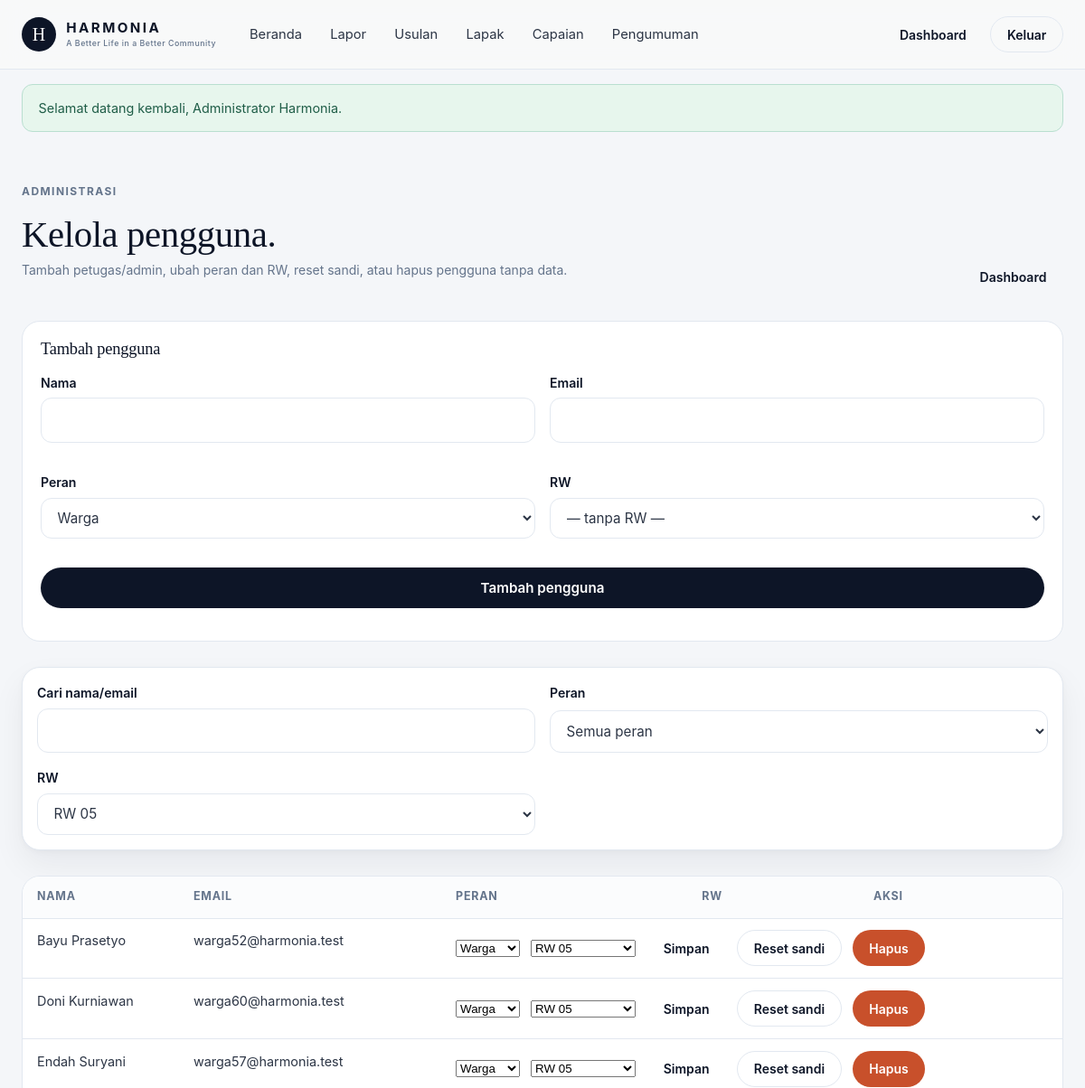
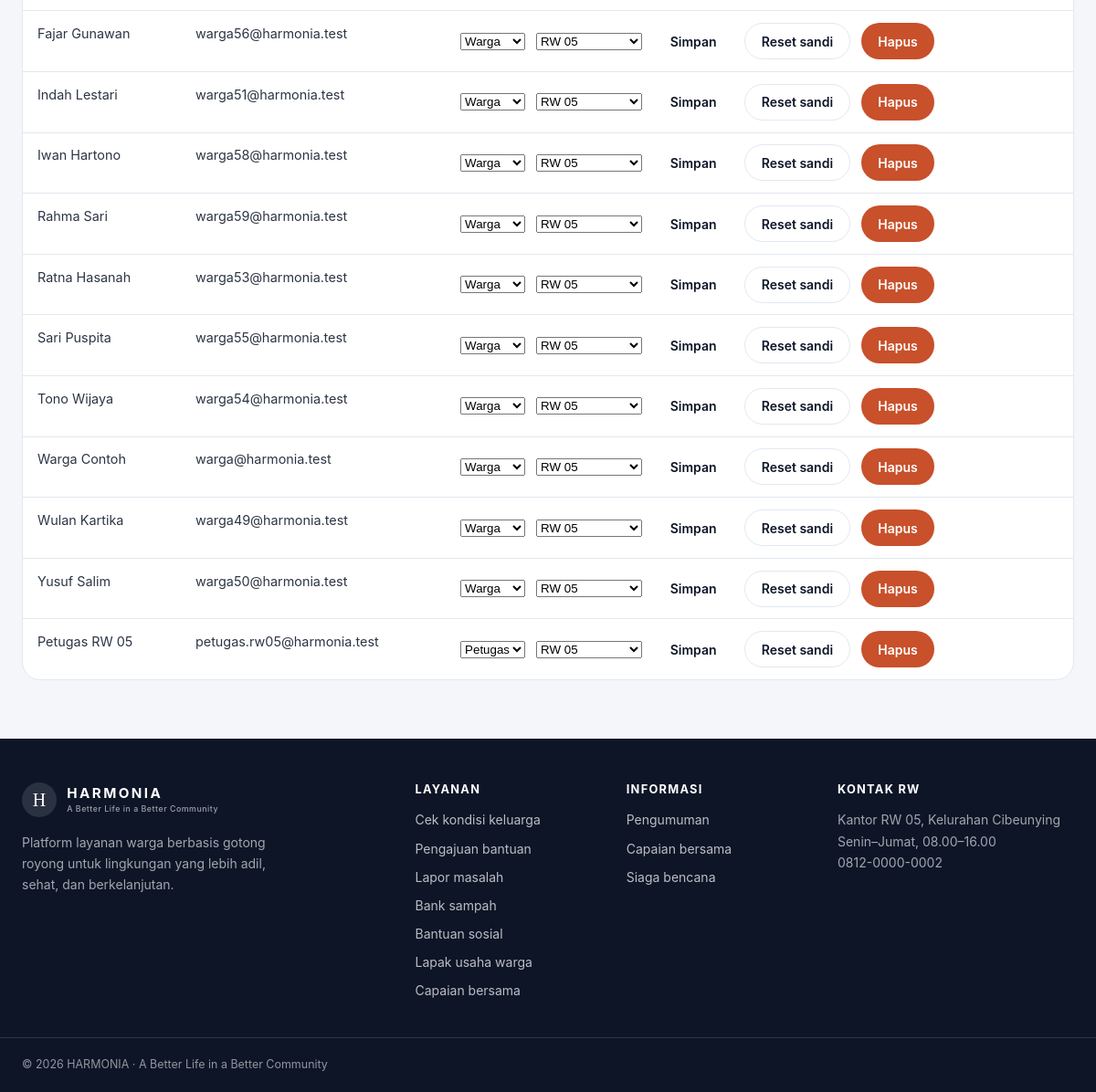
The app's page /admin/pengguna.php?rw=5 (signed in) with its own data (2 pictures, top to bottom).
### tables this page shows
CREATE TABLE users (
  id INT AUTO_INCREMENT PRIMARY KEY,
  nama VARCHAR(80) NOT NULL,
  email VARCHAR(100) NOT NULL UNIQUE,
  password_hash VARCHAR(255) NOT NULL,
  role ENUM('warga','petugas','admin') NOT NULL DEFAULT 'warga',
  rw_id INT NULL,
  no_hp VARCHAR(20) NULL,
  foto VARCHAR(120) NULL,
  created_at DATETIME DEFAULT CURRENT_TIMESTAMP,
  FOREIGN KEY (rw_id) REFERENCES rw(id) ON DELETE SET NULL
);

CREATE TABLE rw (
  id INT AUTO_INCREMENT PRIMARY KEY,
  nama VARCHAR(30) NOT NULL,
  kelurahan VARCHAR(60) NOT NULL,
  created_at DATETIME DEFAULT CURRENT_TIMESTAMP
);

### includes/helpers.php (called while the page is built, shortened)
<?php
function e($v): string
{
    return htmlspecialchars((string)$v, ENT_QUOTES, 'UTF-8');
}
function old(string $key, string $default = ''): string
{
    return e($_POST[$key] ?? $default);
}

### admin/pengguna.php (the view, shortened to what this page needs)
<?php
require_once __DIR__ . '/../config/auth.php';
$errors = [];
$rwList = $pdo->query('SELECT id, nama FROM rw ORDER BY nama')->fetchAll();
$roleList = ['warga', 'petugas', 'admin'];
$q = trim((string)($_GET['q'] ?? ''));
$fRw = (int)($_GET['rw'] ?? 0);
$sql = 'SELECT us.*, rw.nama AS rw FROM users us LEFT JOIN rw ON rw.id = us.rw_id';
$where = [];
$params = [];
if ($fRw) {
    $where[] = 'us.rw_id = ?';
    $params[] = $fRw;
}
if ($where) {
    $sql .= ' WHERE ' . implode(' AND ', $where);
}
$sql .= ' ORDER BY us.role, us.nama LIMIT 200';
$st = $pdo->prepare($sql);
$st->execute($params);
$data = $st->fetchAll();
?>
<?php include ROOT_DIR . '/includes/header.php'; ?>
<section class="dash">
    <div class="container">
        <div class="dash__head">
            <div>
                <p class="eyebrow">Administrasi</p>
                <h1>Kelola pengguna.</h1>
                <p class="small">Tambah petugas/admin, ubah peran dan RW, reset sandi, atau hapus pengguna tanpa data.</p>
            </div>
            <a class="btn btn--ghost btn--sm" href="<?= BASE ?>/dashboard/admin.php">Dashboard</a>
        </div>
        <div class="panel">
            <h3>Tambah pengguna</h3>
            <form method="post" class="form-grid" data-busy>
                <div class="field <?= isset($errors['nama']) ? 'field--error' : '' ?>">
                    <label for="nama">Nama</label>
                    <input id="nama" name="nama" required minlength="3" maxlength="80" value="<?= old('nama') ?>">
                </div>
                <div class="field <?= isset($errors['email']) ? 'field--error' : '' ?>">
                    <label for="email">Email</label>
                    <input id="email" name="email" type="email" required maxlength="100" value="<?= old('email') ?>">
                </div>
                <div class="field <?= isset($errors['role']) ? 'field--error' : '' ?>">
                    <label for="role">Peran</label>
                    <select id="role" name="role" required>
                        <?php foreach ($roleList as $r) : ?>
                            <option value="<?= $r ?>" <?= ($_POST['role'] ?? '') === $r ? 'selected' : '' ?>><?= ucfirst($r) ?></option>
                        <?php endforeach; ?>
                    </select>
                </div>
                <div class="field <?= isset($errors['rw_id']) ? 'field--error' : '' ?>">
                    <label for="rw_id">RW</label>
                    <select id="rw_id" name="rw_id">
                        <option value="">— tanpa RW —</option>
                    </select>
                </div>
                <div class="field field--full">
                    <button class="btn btn--primary" type="submit">Tambah pengguna</button>
                </div>
            </form>
        </div>
        <form method="get" class="form-card mt-3" style="padding:1rem">
            <div class="form-grid">
                <div class="field" style="margin-bottom:0">
                    <label for="q">Cari nama/email</label>
                    <input id="q" name="q" value="<?= e($q) ?>">
                </div>
                <div class="field" style="margin-bottom:0">
                    <label for="fr">Peran</label>
                    <select id="fr" name="role" onchange="this.form.submit()">
                        <option value="">Semua peran</option>
                    </select>
                </div>
                <div class="field" style="margin-bottom:0">
                    <label for="frw">RW</label>
                    <select id="frw" name="rw" onchange="this.form.submit()">
                        <?php foreach ($rwList as $r) : ?>
                            <option value="<?= (int)$r['id'] ?>" <?= $fRw === (int)$r['id'] ? 'selected' : '' ?>><?= e($r['nama']) ?></option>
                        <?php endforeach; ?>
                    </select>
                </div>
            </div>
        </form>
        <div class="table-wrap mt-3">
            <table class="data">
                <thead><tr><th>Nama</th><th>Email</th><th>Peran</th><th>RW</th><th>Aksi</th></tr></thead>
                <tbody>
                <?php foreach ($data as $us) : ?>
                    <tr>
                        <td><?= e($us['nama']) ?><?= (int)$us['id'] === (int)$u['id'] ? ' <span class="chip chip--accent">Anda</span>' : '' ?></td>
                        <td><?= e($us['email']) ?></td>
                        <td colspan="3">
                            <form method="post" class="form-actions" style="margin:0;flex-wrap:wrap">
                                <select name="role" aria-label="Peran <?= e($us['nama']) ?>">
                                    <?php foreach ($roleList as $r) : ?>
                                        <option value="<?= $r ?>" <?= $us['role'] === $r ? 'selected' : '' ?>><?= ucfirst($r) ?></option>
                                    <?php endforeach; ?>
                                </select>
                                <select name="rw_id" aria-label="RW <?= e($us['nama']) ?>">
                                    <?php foreach ($rwList as $r) : ?>
                                        <option value="<?= (int)$r['id'] ?>" <?= (int)$us['rw_id'] === (int)$r['id'] ? 'selected' : '' ?>><?= e($r['nama']) ?></option>
                                    <?php endforeach; ?>
                                </select>
                                <button class="btn btn--ghost btn--sm" type="submit">Simpan</button>
                                <button class="btn btn--outline btn--sm" type="submit" name="aksi" value="reset" formnovalidate>Reset sandi</button>
                                <button class="btn btn--danger btn--sm" type="submit" name="aksi" value="hapus" formnovalidate
                                        onclick="return confirm('Hapus pengguna ini?')">Hapus</button>
                            </form>
                        </td>
                    </tr>
                <?php endforeach; ?>
                </tbody>
            </table>
        </div>
    </div>
</section>
<?php include ROOT_DIR . '/includes/footer.php'; ?>

### assets/css/style.css (style rules this page uses)
:root { --lime: #B8F53B; --lime-dark: #84cc16; --navy: #0D1527; --navy-hover: #16223D; --slate: #2C3545; --muted: #64748B; --bg: #F4F6F9; --hero: #E8EEF5; --border: #E2E8F0; --white: #fff; --sage: #E7F6ED; --sage-ink: #1B7A53; --sky: #E4F1FD; --sky-ink: #1D68BD; --peach: #FDEEE9; --peach-ink: #C8502B; --lavender: #EFEBF9; --lavender-ink: #6D32D8; --radius: 20px; --radius-sm: 12px; --shadow-soft: 0 16px 36px rgba(13, 21, 39, .06), 0 2px 6px rgba(13, 21, 39, .03); --shadow-lift: 0 24px 48px rgba(13, 21, 39, .12), 0 6px 14px rgba(13, 21, 39, .05); --serif: Georgia, "Times New Roman", Times, serif; --sans: -apple-system, BlinkMacSystemFont, "Segoe UI", Roboto, Helvetica, Arial, sans-serif; }
* { box-sizing: border-box; }
html { scroll-behavior: smooth; }
body { margin: 0; background: var(--bg); color: var(--slate); font: 400 1rem/1.65 var(--sans); -webkit-font-smoothing: antialiased; }
a { color: var(--navy); text-decoration: none; }
h1, h2, h3 { font-family: var(--serif); font-weight: 400; color: var(--navy); line-height: 1.18; margin: 0 0 .6rem; letter-spacing: -.01em; }
h1 { font-size: clamp(2.4rem, 5vw, 4rem); }
h3 { font-size: 1.25rem; }
p { margin: 0 0 1rem; color: var(--muted); }
.container { width: 100%; max-width: 1240px; margin: 0 auto; padding: 0 1.5rem; }
.eyebrow { font-size: .75rem; font-weight: 700; letter-spacing: .12em; text-transform: uppercase; color: var(--muted); margin: 0 0 .9rem; }
.small { font-size: .875rem; }
.mt-3 { margin-top: 1.75rem; }
.btn { display: inline-flex; align-items: center; justify-content: center; gap: .5rem; min-height: 44px; padding: .75rem 1.5rem; border-radius: 9999px; border: 1px solid transparent; font: 600 .95rem var(--sans); cursor: pointer; transition: transform .18s ease, box-shadow .18s ease, background .18s ease, color .18s ease; }
.btn--primary { background: var(--navy); color: #fff; }
.btn--outline { background: transparent; border-color: var(--border); color: var(--navy); }
.btn--ghost { background: transparent; color: var(--navy); }
.btn--danger { background: var(--peach-ink); color: #fff; }
.btn--sm { min-height: 40px; padding: .5rem 1.1rem; font-size: .875rem; }
.form-card { background: #fff; border: 1px solid var(--border); border-radius: var(--radius); padding: 1.75rem; box-shadow: var(--shadow-soft); }
.form-grid { display: grid; grid-template-columns: 1fr 1fr; gap: 1rem; }
.field { display: grid; gap: .35rem; margin-bottom: 1rem; }
.field--full { grid-column: 1 / -1; }
.field label { font-size: .88rem; font-weight: 600; color: var(--navy); }
.field input, .field select, .field textarea { width: 100%; padding: .7rem .85rem; border: 1px solid var(--border); border-radius: var(--radius-sm); font: inherit; font-size: .95rem; color: var(--slate); background: #fff; min-height: 44px; }
.form-actions { display: flex; align-items: center; gap: .75rem; margin-top: .5rem; }
.table-wrap { overflow-x: auto; border: 1px solid var(--border); border-radius: var(--radius); background: #fff; }
table.data { width: 100%; border-collapse: collapse; font-size: .9rem; }
table.data th, table.data td { padding: .8rem 1rem; text-align: left; border-top: 1px solid var(--border); vertical-align: top; }
table.data th { background: #fbfcfd; font-size: .78rem; text-transform: uppercase; letter-spacing: .06em; color: var(--muted); border-top: 0; }
.dash { padding: 2.5rem 0 4rem; }
.dash__head { display: flex; align-items: flex-end; justify-content: space-between; gap: 1.5rem; flex-wrap: wrap; margin-bottom: 1.75rem; }
.dash__head h1 { font-size: clamp(2rem, 3.4vw, 2.75rem); margin-bottom: .2rem; }
.panel { background: #fff; border: 1px solid var(--border); border-radius: var(--radius); padding: 1.25rem; }
.panel h3 { font-size: 1.15rem; margin-bottom: .9rem; }
.js .reveal { opacity: 0; transform: translateY(24px); transition: opacity .6s ease, transform .6s ease; }
.js .reveal.is-visible { opacity: 1; transform: none; }

### records on screen
users: nama "Bayu Prasetyo", email "warga52@harmonia.test", role "Warga", rw_id "RW 05"
users: nama "Doni Kurniawan", email "warga60@harmonia.test", role "Warga", rw_id "RW 05"
users: nama "Endah Suryani", email "warga57@harmonia.test", role "Warga", rw_id "RW 05"
users: nama "Fajar Gunawan", email "warga56@harmonia.test", role "Warga", rw_id "RW 05"
users: nama "Indah Lestari", email "warga51@harmonia.test", role "Warga", rw_id "RW 05"
users: nama "Iwan Hartono", email "warga58@harmonia.test", role "Warga", rw_id "RW 05"
users: nama "Rahma Sari", email "warga59@harmonia.test", role "Warga", rw_id "RW 05"
users: nama "Ratna Hasanah", email "warga53@harmonia.test", role "Warga", rw_id "RW 05"
users: nama "Sari Puspita", email "warga55@harmonia.test", role "Warga", rw_id "RW 05"
users: nama "Tono Wijaya", email "warga54@harmonia.test", role "Warga", rw_id "RW 05"
users: nama "Warga Contoh", email "warga@harmonia.test", role "Warga", rw_id "RW 05"
users: nama "Wulan Kartika", email "warga49@harmonia.test", role "Warga", rw_id "RW 05"
users: nama "Yusuf Salim", email "warga50@harmonia.test", role "Warga", rw_id "RW 05"
users: nama "Petugas RW 05", email "petugas.rw05@harmonia.test", role "Petugas", rw_id "RW 05"

### other values on screen
$label "Beranda"
$label "Lapor"
$label "Usulan"
$label "Lapak"
$label "Capaian"
$label "Pengumuman"
$f['pesan'] "Selamat datang kembali, Administrator Harmonia."
$label "Cek kondisi keluarga"
$label "Pengajuan bantuan"
$label "Lapor masalah"
$label "Bank sampah"
$label "Bantuan sosial"
$label "Lapak usaha warga"
$label "Capaian bersama"
form field role "Warga"
